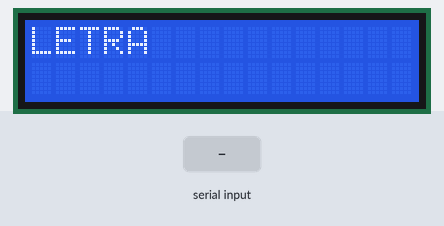
A sketch run on a simulated Arduino Uno, built with avr-gcc and run on an emulated ATmega328P. Shown: 16×2 character LCD. The inputs (shaded band) are chosen by the test bench. What the sketch prints to the serial monitor is not drawn.

Above: at 1.2 s.
1.3 s: byte 90 received over Serial
At 2.6 s:
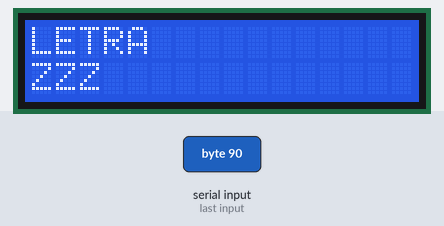
3.5 s: byte 120 received over Serial
At 4.3 s:
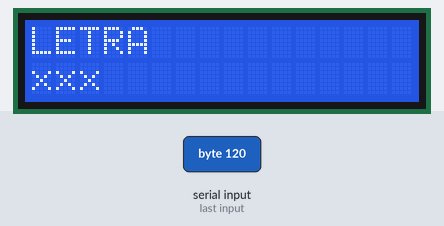
5.5 s: byte 30 received over Serial
At 7.2 s:
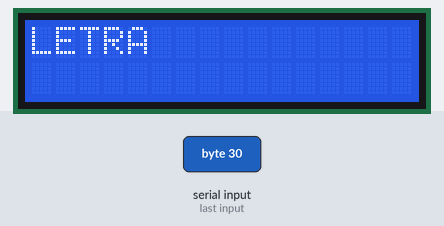
Timing chart, 0 to 8.7 s (numbered marks = the images above; inputs shaded):
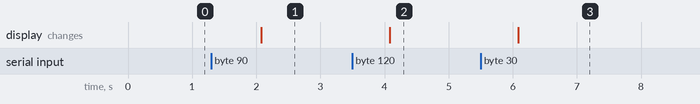

The sketch:

Receptor.ino
```cpp
#include <LiquidCrystal.h>

const int rs=5, en=7, d4=9, d5=10, d6=11, d7=12;
LiquidCrystal lcd_1(rs, en, d4, d5, d6, d7);
char sinal =" ";
int cont = 0;

void setup() {
  Serial.begin(9600);
  lcd_1.begin(16,2);
  lcd_1.clear();
  lcd_1.noAutoscroll();

}

void loop() {


  while(cont<3){
  lcd_1.setCursor(0, 0);
  lcd_1.println("LETRA");
  if(Serial.available()>0){
     sinal = Serial.read();
     Serial.println(sinal);
  }
    lcd_1.setCursor(cont, 1);
    lcd_1.println(sinal);

  cont++;

  }
  cont = 0;
  delay(2000);
}
```

Measured:
- after the input at 1.3 s, the display: changes after 0.77 s (image 1)
- after the input at 3.5 s, the display: changes after 0.58 s (image 2)
- after the input at 5.5 s, the display: changes after 0.58 s (image 3)
